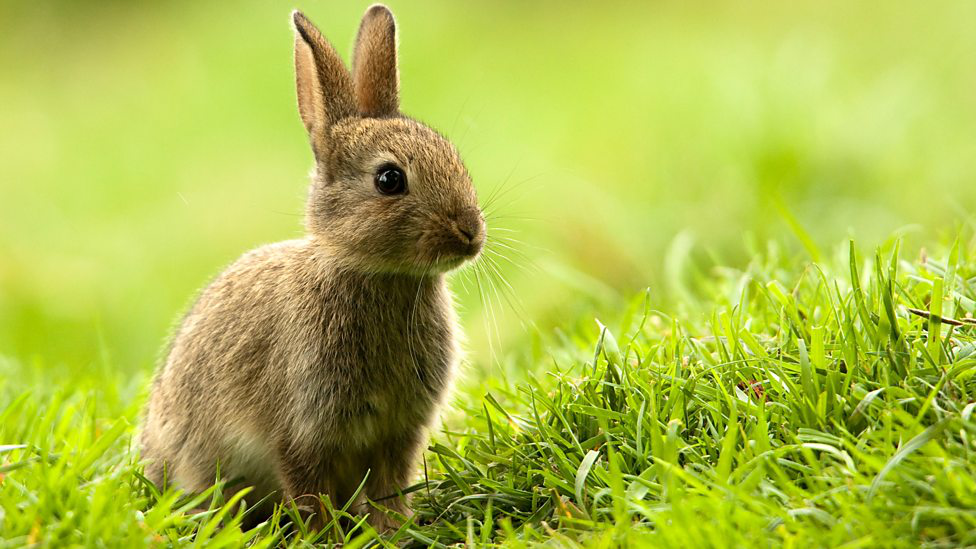
#> input picture origin.png, 976 x 549 px
$ python img_rotate.py
#> lines starting #> are read from the running program, lines starting #| are printed output that depends on the picture
from PIL import Image

# origin.png 파일 열기
image = Image.open("./origin.png")
#> image is the input picture: PIL image 976x549 RGB; mean R, G, B 171.9, 187.1, 71.6

# 이미지 회전 (각도)
rotate = image.rotate(77)
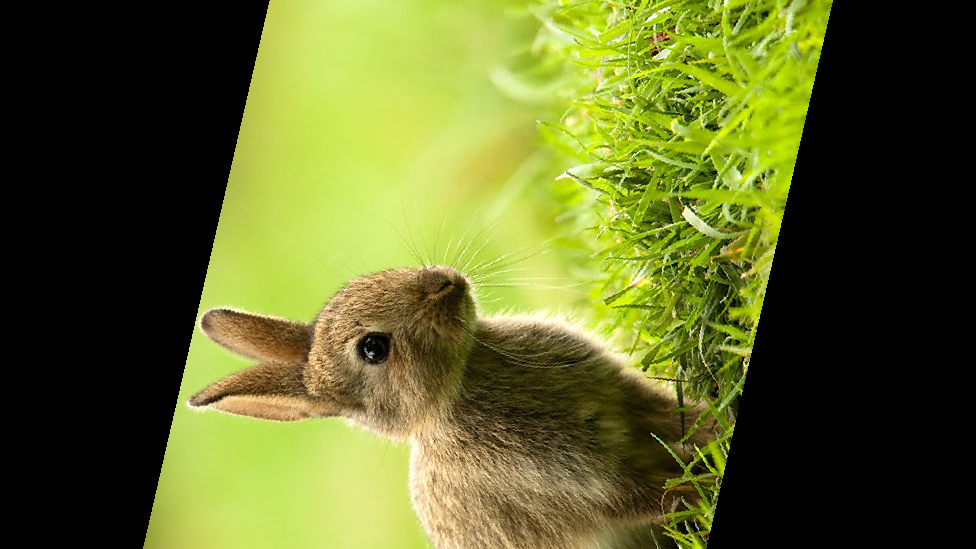
#> rotate: PIL image 976x549 RGB; mean R, G, B 94.8, 101.4, 40.1

# 지정 경로에 저장
rotate.save("./result/rotate.png")

rotate.close()
image.close()
